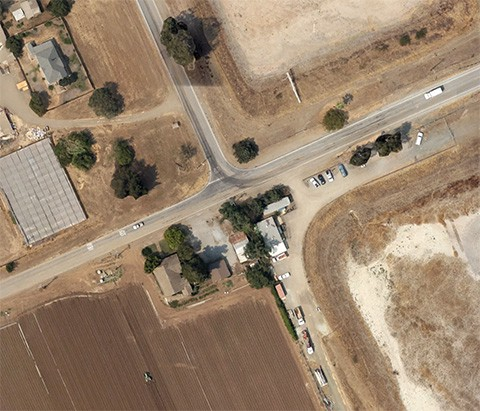
#> input picture Assignment 2/Question 5/img1.jpg, 480 x 411 px, found by its file name
$ python image_stitch_orb.py
#> lines starting #> are read from the running program, lines starting #| are printed output that depends on the picture; after the words box and inside, x2 and y2 are one past the last pixel; in counts of white or black regions, pixels touching at a corner belong together
import cv2
import numpy as np
import matplotlib.pyplot as plt
import imageio
import imutils
cv2.ocl.setUseOpenCL(False)

def KeyPointsFeatures(image):
    descriptor = cv2.ORB_create()
    kps, features = descriptor.detectAndCompute(image, None)
    return (kps, features)

def MatchKeyPoints(features_train, features_query, ratio):
    bf = cv2.BFMatcher(cv2.NORM_L2, crossCheck = False)
    raw_match = bf.knnMatch(features_train, features_query, 2)
    matches = []

    for m, n in raw_match:
        if m.distance < n.distance * ratio:
            matches.append(m)

    return matches

def GetHomography(kps_train, kps_query, matches, reprojThresh):
    kpsA = np.float32([kp.pt for kp in kps_train])
    kpsB = np.float32([kp.pt for kp in kps_query])

    if len(matches) > 4:
        ptsA = np.float32([kpsA[m.queryIdx] for m in matches])
        ptsB = np.float32([kpsB[m.trainIdx] for m in matches])

        (Homography, status) = cv2.findHomography(ptsA, ptsB, cv2.RANSAC, reprojThresh)
        return(matches, Homography, status)
    else:
        return None

def TransformToGrayScale(result):
    gray = cv2.cvtColor(result, cv2.COLOR_BGR2GRAY)
    thresh = cv2.threshold(gray, 0, 255, cv2.THRESH_BINARY)[1]
    cnts = cv2.findContours(thresh.copy(), cv2.RETR_EXTERNAL, cv2.CHAIN_APPROX_SIMPLE)
    cnts = imutils.grab_contours(cnts)
    c = max(cnts, key=cv2.contourArea)
    (x, y, w, h) = cv2.boundingRect(c)

    result = result[y:y + h, x:x + w]
    return result

img_train = imageio.imread("/Users/rakhi/test_cam/img1.jpg")
#> img_train is the input picture: shape (411, 480, 3); mean R, G, B 153.2, 131.9, 109.6
img_query = imageio.imread("/Users/rakhi/test_cam/img2.jpg")
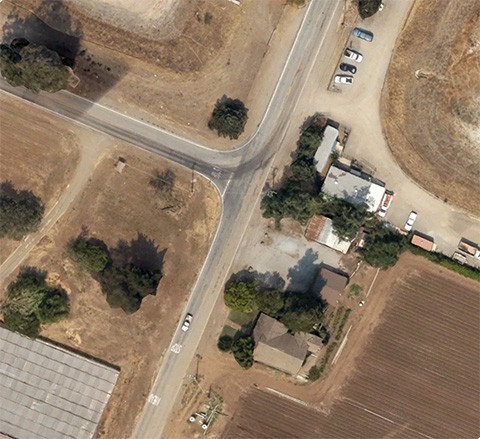
#> input picture Assignment 2/Question 5/img2.jpg, 480 x 439 px, found by its file name
#> img_query is the input picture: shape (439, 480, 3); mean R, G, B 143.9, 124.6, 103.5
gray_img_train = cv2.cvtColor(img_train, cv2.COLOR_RGB2GRAY)
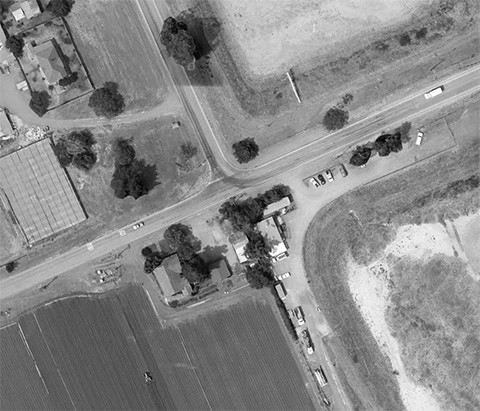
#> gray_img_train: shape (411, 480); min 0, max 255, mean 135.7
gray_img_query = cv2.cvtColor(img_query, cv2.COLOR_RGB2GRAY)
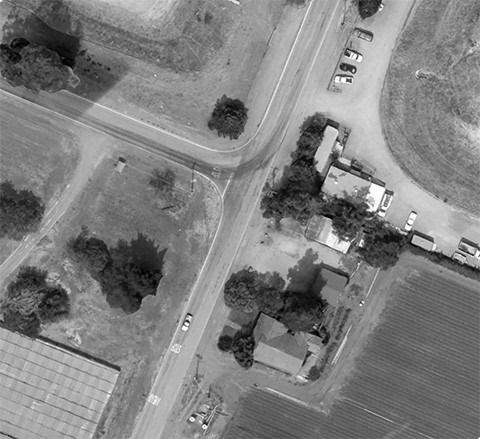
#> gray_img_query: shape (439, 480); min 0, max 255, mean 128

kps_train, features_train = KeyPointsFeatures(gray_img_train)
#> in KeyPointsFeatures, `kps, features = descriptor.detectAndCompute(image, None)`: kps = 500 keypoints; strongest (x, y, size): (275, 258, 31), (440, 89, 31), (287, 198, 31), (270, 253, 31)
#> kps_train has the same summary as kps in KeyPointsFeatures
kps_query, features_query = KeyPointsFeatures(gray_img_query)
#> in KeyPointsFeatures (call 2), `kps, features = descriptor.detectAndCompute(image, None)`: kps = 500 keypoints; strongest (x, y, size): (186, 323, 31), (355, 54, 31), (353, 70, 31), (351, 54, 31)
#> kps_query has the same summary as kps in KeyPointsFeatures

matches = MatchKeyPoints(features_train, features_query, 0.75)
#> in MatchKeyPoints, `raw_match = bf.knnMatch(features_train, features_query, 2)`: raw_match = 500 matches
#> after the loop in MatchKeyPoints, `for m, n in raw_match:`: matches = 61 matches
#> matches = 61 matches
temp_img = cv2.drawMatches(img_train, kps_train, img_query, kps_query, np.random.choice(matches,100), None, flags=cv2.DrawMatchesFlags_NOT_DRAW_SINGLE_POINTS)
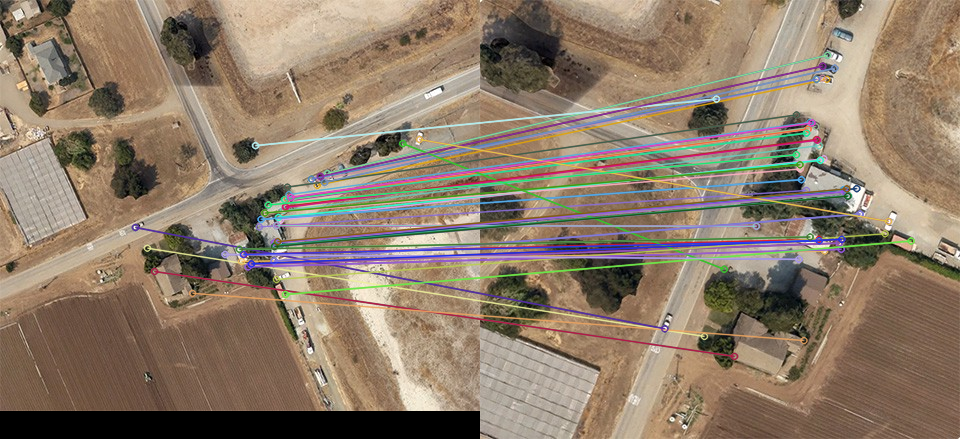
#> temp_img: shape (439, 960, 3); mean R, G, B 141.8, 124, 105.6

M = GetHomography(kps_train, kps_query, matches, 4)
#> in GetHomography, `kpsA = np.float32([kp.pt for kp in kps_train])`: kpsA = 500 pairs, first value 33 to 442, second value 45 to 373
#> in GetHomography, `kpsB = np.float32([kp.pt for kp in kps_query])`: kpsB = 500 pairs, first value 69.6 to 433.2, second value 34 to 380.4
#> in GetHomography, `ptsA = np.float32([kpsA[m.queryIdx] for m in matches])`: ptsA = 61 pairs, first value 135 to 419, second value 139 to 294
#> in GetHomography, `ptsB = np.float32([kpsB[m.trainIdx] for m in matches])`: ptsB = 61 pairs, first value 184.3 to 430.6, second value 54.72 to 358.3
#> in GetHomography, `(Homography, status) = cv2.findHomography(ptsA, ptsB, cv2.RANSAC, repr..`: Homography = [[1.15, 1.09, -216.1], [-1.06, 1.17, 200.9], [5.34e-06, -4.26e-06, 1]]; status = 61 values, max 1 at index 0, min 0 at index 1, mean 0.885
#> M = 3 matches
matches, homography, status = M
#> homography has the same summary as Homography in GetHomography

width = img_train.shape[1] + img_query.shape[1]
#> width = 960
height = img_train.shape[0] + img_query.shape[0]
#> height = 850
result = cv2.warpPerspective(img_train, homography, (width, height))
result[0:img_query.shape[0], 0:img_query.shape[1]] = img_query

result = TransformToGrayScale(result)
#> in TransformToGrayScale, `gray = cv2.cvtColor(result, cv2.COLOR_BGR2GRAY)`:
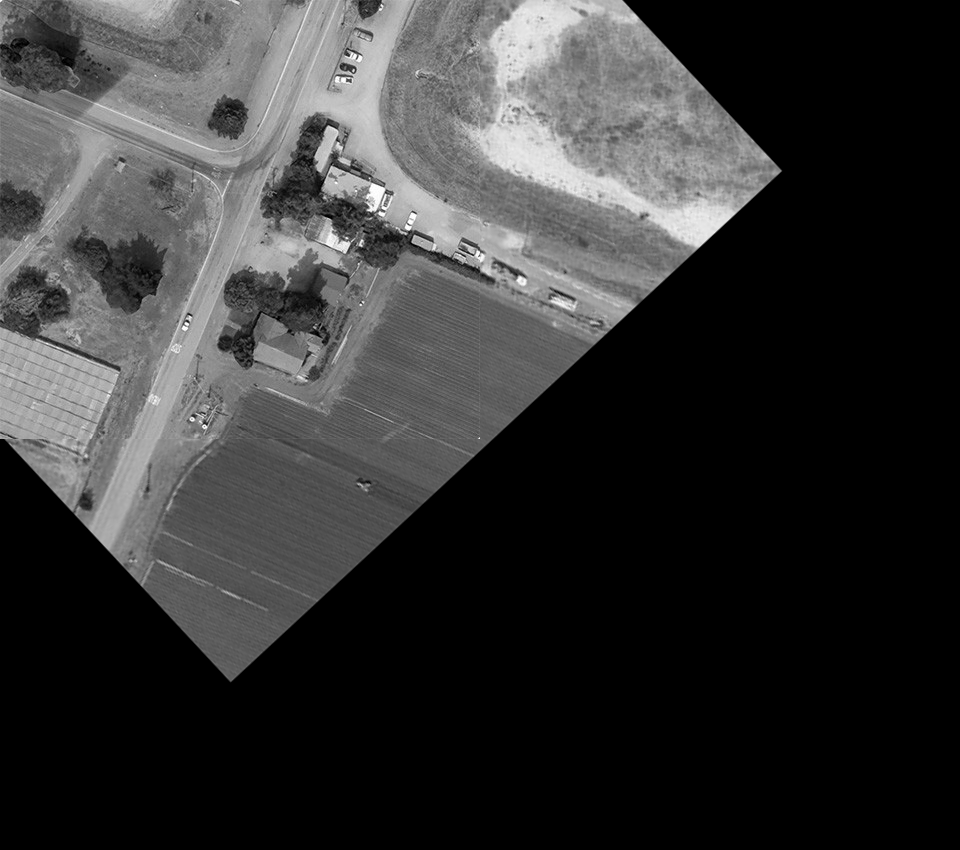
#> gray: shape (850, 960); min 0, max 255, mean 52.7
#> in TransformToGrayScale, `thresh = cv2.threshold(gray, 0, 255, cv2.THRESH_BINARY)[1]`:
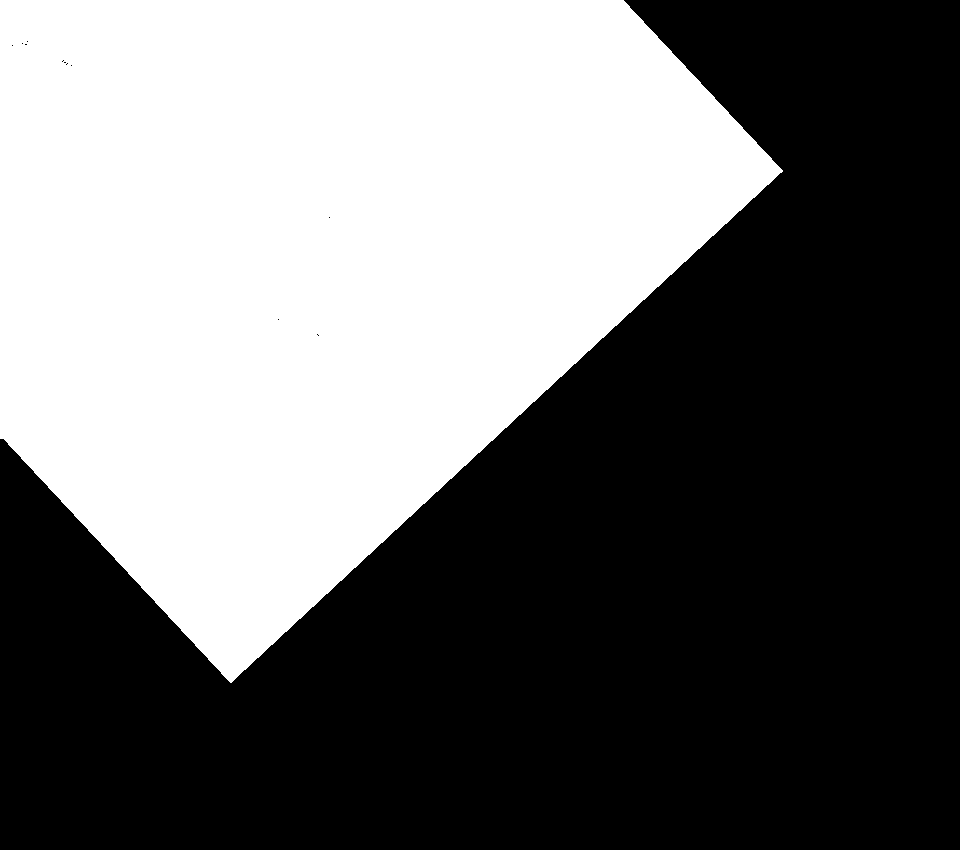
#> thresh: shape (850, 960); 43.1% white; 1 white region
#> in TransformToGrayScale, `cnts = cv2.findContours(thresh.copy(), cv2.RETR_EXTERNAL, cv2.CHAIN_AP..`: cnts = 1 contour; box (x1, y1, x2, y2) and area: (0, 0, 783, 683) 350362
#> in TransformToGrayScale, `c = max(cnts, key=cv2.contourArea)`: c = contour of 144 points, box (x1, y1, x2, y2) (0, 0, 783, 683), area 350362
#> in TransformToGrayScale, `(x, y, w, h) = cv2.boundingRect(c)`: x = 0; w = 783; h = 683
#> in TransformToGrayScale, `result = result[y:y + h, x:x + w]`:
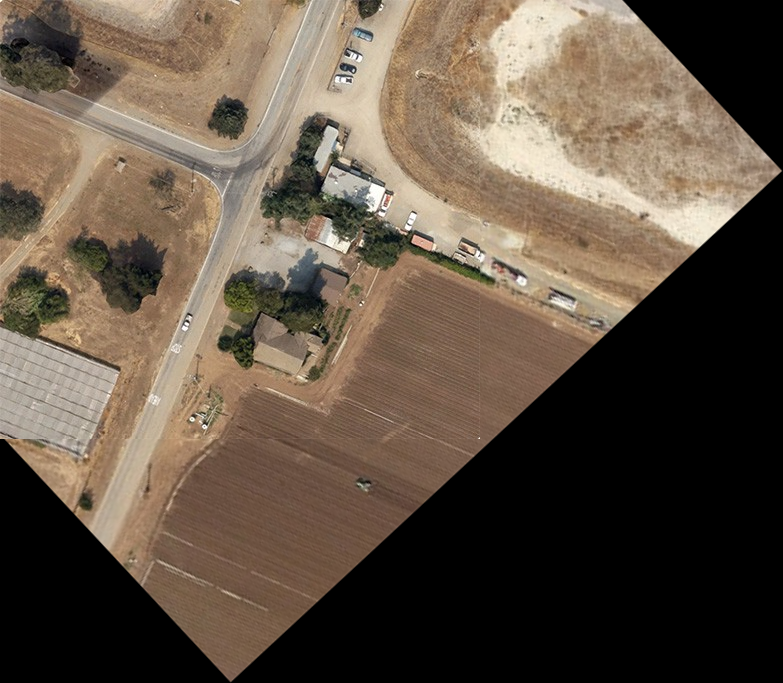
#> result: shape (683, 783, 3); mean R, G, B 97, 83.1, 68.8

plt.figure(figsize=(20,10))
plt.imshow(result)
plt.show()
